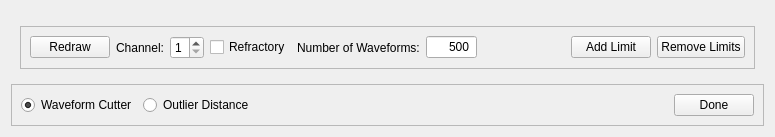
      <widget class="QWidget" name="page_2">
       <layout class="QVBoxLayout" name="verticalLayout_8">
        <item>
         <widget class="QStackedWidget" name="stackedWidget_trimmer">
          <property name="currentIndex">
           <number>0</number>
          </property>
          <widget class="QWidget" name="page_3">
           <layout class="QVBoxLayout" name="verticalLayout_7">
            <item>
             <widget class="MatplotlibWidget" name="mplwidget_wavecutter">
              <property name="autoFillBackground">
               <bool>true</bool>
              </property>
             </widget>
            </item>
            <item>
             <widget class="QFrame" name="frame">
              <property name="frameShape">
               <enum>QFrame::StyledPanel</enum>
              </property>
              <property name="frameShadow">
               <enum>QFrame::Raised</enum>
              </property>
              <layout class="QHBoxLayout" name="horizontalLayout_20">
               <item>
                <widget class="QPushButton" name="pushButton_wavecutter_redraw">
                 <property name="text">
                  <string>Redraw</string>
                 </property>
                </widget>
               </item>
               <item>
                <layout class="QHBoxLayout" name="horizontalLayout_17">
                 <item>
                  <widget class="QLabel" name="label_2">
                   <property name="text">
                    <string>Channel:</string>
                   </property>
                  </widget>
                 </item>
                 <item>
                  <widget class="QSpinBox" name="spinBox_wavecutter_channel">
                   <property name="minimum">
                    <number>1</number>
                   </property>
                   <property name="maximum">
                    <number>4</number>
                   </property>
                  </widget>
                 </item>
                </layout>
               </item>
               <item>
                <widget class="QCheckBox" name="checkBox_wavecutter_refractory">
                 <property name="text">
                  <string>Refractory</string>
                 </property>
                </widget>
               </item>
               <item>
                <layout class="QHBoxLayout" name="horizontalLayout_18">
                 <item>
                  <widget class="QLabel" name="label_11">
                   <property name="text">
                    <string>Number of Waveforms:</string>
                   </property>
                  </widget>
                 </item>
                 <item>
                  <widget class="QLineEdit" name="lineEdit_wavecutter_count">
                   <property name="maximumSize">
                    <size>
                     <width>51</width>
                     <height>16777215</height>
                    </size>
                   </property>
                   <property name="inputMask">
                    <string>0000; </string>
                   </property>
                   <property name="text">
                    <string>500</string>
                   </property>
                   <property name="alignment">
                    <set>Qt::AlignRight|Qt::AlignTrailing|Qt::AlignVCenter</set>
                   </property>
                  </widget>
                 </item>
                </layout>
               </item>
               <item>
                <spacer name="horizontalSpacer">
                 <property name="orientation">
                  <enum>Qt::Horizontal</enum>
                 </property>
                 <property name="sizeHint" stdset="0">
                  <size>
                   <width>11</width>
                   <height>20</height>
                  </size>
                 </property>
                </spacer>
               </item>
               <item>
                <layout class="QHBoxLayout" name="horizontalLayout_19">
                 <item>
                  <widget class="QPushButton" name="pushButton_wavecutter_add_limit">
                   <property name="text">
                    <string>Add Limit</string>
                   </property>
                  </widget>
                 </item>
                 <item>
                  <widget class="QPushButton" name="pushButton_wavecutter_remove_limit">
                   <property name="text">
                    <string>Remove Limits</string>
                   </property>
                  </widget>
                 </item>
                </layout>
               </item>
              </layout>
             </widget>
            </item>
           </layout>
          </widget>
          <widget class="QWidget" name="page_4">
           <widget class="MatplotlibWidget" name="mplwidget_outliers">
            <property name="geometry">
             <rect>
              <x>20</x>
              <y>30</y>
              <width>731</width>
              <height>561</height>
             </rect>
            </property>
           </widget>
          </widget>
         </widget>
        </item>
        <item>
         <widget class="QFrame" name="frame_5">
          <property name="frameShape">
           <enum>QFrame::StyledPanel</enum>
          </property>
          <property name="frameShadow">
           <enum>QFrame::Raised</enum>
          </property>
          <layout class="QHBoxLayout" name="horizontalLayout_23">
           <item>
            <layout class="QHBoxLayout" name="horizontalLayout_22">
             <item>
              <widget class="QRadioButton" name="radioButton_wavecutter">
               <property name="text">
                <string>Waveform Cutter</string>
               </property>
               <property name="checked">
                <bool>true</bool>
               </property>
               <attribute name="buttonGroup">
                <string notr="true">buttonGroup_trimmer</string>
               </attribute>
              </widget>
             </item>
             <item>
              <widget class="QRadioButton" name="radioButton_outlier">
               <property name="text">
                <string>Outlier Distance</string>
               </property>
               <attribute name="buttonGroup">
                <string notr="true">buttonGroup_trimmer</string>
               </attribute>
              </widget>
             </item>
            </layout>
           </item>
           <item>
            <spacer name="horizontalSpacer_3">
             <property name="orientation">
              <enum>Qt::Horizontal</enum>
             </property>
             <property name="sizeHint" stdset="0">
              <size>
               <width>414</width>
               <height>20</height>
              </size>
             </property>
            </spacer>
           </item>
           <item>
            <widget class="QPushButton" name="pushButton_wavecutter_done">
             <property name="text">
              <string>Done</string>
             </property>
            </widget>
           </item>
          </layout>
         </widget>
        </item>
       </layout>
      </widget>
